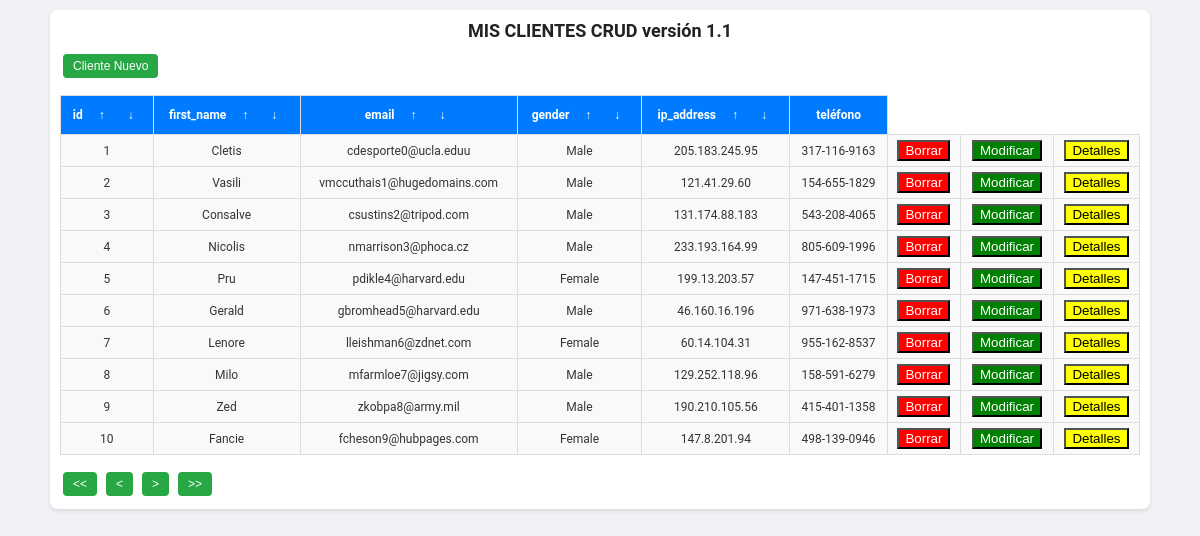
/index.php (signed in), run on the app's committed database.
### tables this page shows
CREATE TABLE `clientes` (
  `id` int(8) NOT NULL,
  `first_name` varchar(50) DEFAULT NULL,
  `last_name` varchar(50) DEFAULT NULL,
  `email` varchar(50) DEFAULT NULL,
  `gender` varchar(50) DEFAULT NULL,
  `ip_address` varchar(20) DEFAULT NULL,
  `telefono` varchar(50) DEFAULT NULL
);

### app/models/AccesoDatosPDO.php (called while the page is built, shortened)
<?php
class AccesoDatos {
    private static $modelo = null;
    private $dbh = null;
    public static function getModelo() {
        if (self::$modelo == null) {
            self::$modelo = new AccesoDatos();
        }
        return self::$modelo;
    }
    private function __construct() {
        try {
            $dsn = "mysql:host=" . DB_SERVER . ";dbname=" . DATABASE . ";charset=utf8";
            $this->dbh = new PDO($dsn, DB_USER, DB_PASSWD);
            $this->dbh->setAttribute(PDO::ATTR_ERRMODE, PDO::ERRMODE_EXCEPTION);
        } catch (PDOException $e) {
            echo "Error de conexión " . $e->getMessage();
            exit();
        }
    }
    public function getClientes($primero, $cuantos): array {
        $tuser = [];
        $stmt_usuarios  = $this->dbh->prepare("select * from Clientes " . $_SESSION['ordenacion'] . "limit $primero,$cuantos");
        $stmt_usuarios->setFetchMode(PDO::FETCH_CLASS, 'Cliente');
        if ($stmt_usuarios->execute()) {
            while ($user = $stmt_usuarios->fetch()) {
                $tuser[] = $user;
            }
        }
        return $tuser;
    }
    public function getUserById($id) {
        $user = false;
        try {
            $stmt = $this->dbh->prepare("SELECT * FROM User WHERE id = :id");
            $stmt->bindParam(':id', $id);
            if ($stmt->execute()) {
                $result = $stmt->fetch(PDO::FETCH_ASSOC);
                if ($result) {
                    $user = $result;
                }
            }
        } catch (PDOException $e) {
            echo "Error: " . $e->getMessage();
        }
        return $user;
    }
}

### app/models/Cliente.php (called while the page is built, shortened)
<?php
class Cliente {
    function __get($name) {
        if (property_exists($this, $name)) {
            return $this->$name;
        }
    }
}

### app/views/list.php (the view)
<form>
    <button type="submit" name="orden" value="Nuevo"> Cliente Nuevo </button><br>
</form>
<br>
<div class="table-container">
<table>
    <tr>
        <th style="text-align: center;">id
            <form style="display: inline;">
                <button type="submit" name="ordenacion" value="id-Asc" style="border: none; background: none; cursor: pointer;">↑</button>
                <button type="submit" name="ordenacion" value="id-Desc" style="border: none; background: none; cursor: pointer;">↓</button>
            </form>
        </th>
        <th style="text-align: center;">first_name
            <form style="display: inline;">
                <button type="submit" name="ordenacion" value="fname-Asc" style="border: none; background: none; cursor: pointer;">↑</button>
                <button type="submit" name="ordenacion" value="fname-Desc" style="border: none; background: none; cursor: pointer;">↓</button>
            </form>
        </th>
        <th style="text-align: center;">email
            <form style="display: inline;">
                <button type="submit" name="ordenacion" value="email-Asc" style="border: none; background: none; cursor: pointer;">↑</button>
                <button type="submit" name="ordenacion" value="email-Desc" style="border: none; background: none; cursor: pointer;">↓</button>
            </form>
        </th>
        <th style="text-align: center;">gender
            <form style="display: inline;">
                <button type="submit" name="ordenacion" value="gen-Asc" style="border: none; background: none; cursor: pointer;">↑</button>
                <button type="submit" name="ordenacion" value="gen-Desc" style="border: none; background: none; cursor: pointer;">↓</button>
            </form>
        </th>
        <th style="text-align: center;">ip_address
            <form style="display: inline;">
                <button type="submit" name="ordenacion" value="ip-Asc" style="border: none; background: none; cursor: pointer;">↑</button>
                <button type="submit" name="ordenacion" value="ip-Desc" style="border: none; background: none; cursor: pointer;">↓</button>
            </form>
        </th>
        <th style="text-align: center;">teléfono</th>
    </tr>
    <?php foreach ($tvalores as $valor) : ?>
        <tr>
            <td><?= $valor->id ?> </td>
            <td><?= $valor->first_name ?> </td>
            <td><?= $valor->email ?> </td>
            <td><?= $valor->gender ?> </td>
            <td><?= $valor->ip_address ?> </td>
            <td><?= $valor->telefono ?> </td>
            <td><a href="#" onclick="confirmarBorrar('<?= $valor->first_name ?>',<?= $valor->id ?>);"><button type="button" style="background-color: red; color: white;">Borrar</button></a></td>
            <td><a href="?orden=Modificar&id=<?= $valor->id ?>"><button type="button" style="background-color: green; color: white;">Modificar</button></a></td>
            <td><a href="?orden=Detalles&id=<?= $valor->id ?>"><button type="button" style="background-color: yellow; color: black;">Detalles</button></a></td>
        <tr>
        <?php endforeach ?>
</table>
</div>
<form>
    <br>
    <button type="submit" name="nav" value="Primero">
        << </button>
            <button type="submit" name="nav" value="Anterior">
                < </button>
                    <button type="submit" name="nav" value="Siguiente"> > </button>
                    <button type="submit" name="nav" value="Ultimo"> >> </button>
</form>

### index.php (shortened to what this page needs)
<?php
require_once 'app/models/Cliente.php';
require_once 'app/models/AccesoDatosPDO.php';
$midb = AccesoDatos::getModelo();
$user = $midb->getUserById($_SESSION['user_id']);
$rol = $user['rol'];
if (ob_get_length() == 0) {
    if ($rol == 1) {
        $posini = $_SESSION['posini'];
        $tvalores = $midb->getClientes($posini, FPAG);
        require_once "app/views/list.php";
    } elseif ($rol == 0) {
        $posini = $_SESSION['posini'];
        $tvalores = $midb->getClientes($posini, FPAG);
        require_once "app/views/accesorRol0.php";
    }
}
$contenido = ob_get_clean();
require_once "app/views/principal.php";

### app/views/principal.php (shortened to what this page needs)
<!DOCTYPE html>
<html>
<head>
    <link href="web/css/default.css" rel="stylesheet" type="text/css" />
</head>
<body>
    <div id="container" style="width: auto;">
        <div id="header">
                <h1>MIS CLIENTES CRUD versión 1.1</h1>
        </div>
        <div id="content">
            <?= $contenido ?>
        </div>
    </div>
</body>
</html>

### web/css/default.css (style rules this page uses)
body { font-family: 'Roboto', sans-serif; margin: 0; padding: 0; background-color: #f0f2f5; color: #333; font-size: 12px; }
#container { max-width: 90%; margin: 10px auto; padding: 10px; background: #ffffff; border-radius: 8px; box-shadow: 0 2px 4px rgba(0, 0, 0, 0.1); overflow-x: auto; }
#header { text-align: center; margin-bottom: 10px; }
#header h1 { font-size: 18px; margin: 0; color: #222; }
.table-container { width: 100%; overflow-x: auto; }
table { width: 100%; border-collapse: collapse; font-size: 12px; }
th, td { border: 1px solid #ddd; padding: 5px; text-align: center; }
th { background-color: #007BFF; color: white; font-weight: bold; font-size: 12px; padding: 6px; }
tr:nth-child(even) { background-color: #f9f9f9; }
th form { display: flex; flex-direction: column; align-items: center; margin: 1px 0; }
th button { background: linear-gradient(135deg, #007bff, #0056b3); border: none; border-radius: 4px; padding: 3px; font-size: 10px; font-weight: bold; color: white; cursor: pointer; transition: background 0.3s, transform 0.2s; margin: 1px 0; width: 20px; height: 20px; line-height: 10px; }
form button { background-color: #28a745; border: none; border-radius: 4px; padding: 5px 10px; font-size: 12px; color: white; cursor: pointer; transition: background 0.3s; margin: 3px; }

### data on the page
clientes: id "1", first_name "Cletis", email "cdesporte0@ucla.eduu", gender "Male", ip_address "205.183.245.95", telefono "317-116-9163"
clientes: id "2", first_name "Vasili", email "vmccuthais1@hugedomains.com", gender "Male", ip_address "121.41.29.60", telefono "154-655-1829"
clientes: id "3", first_name "Consalve", email "csustins2@tripod.com", gender "Male", ip_address "131.174.88.183", telefono "543-208-4065"
clientes: id "4", first_name "Nicolis", email "nmarrison3@phoca.cz", gender "Male", ip_address "233.193.164.99", telefono "805-609-1996"
clientes: id "5", first_name "Pru", email "pdikle4@harvard.edu", gender "Female", ip_address "199.13.203.57", telefono "147-451-1715"
clientes: id "6", first_name "Gerald", email "gbromhead5@harvard.edu", gender "Male", ip_address "46.160.16.196", telefono "971-638-1973"
clientes: id "7", first_name "Lenore", email "lleishman6@zdnet.com", gender "Female", ip_address "60.14.104.31", telefono "955-162-8537"
clientes: id "8", first_name "Milo", email "mfarmloe7@jigsy.com", gender "Male", ip_address "129.252.118.96", telefono "158-591-6279"
clientes: id "9", first_name "Zed", email "zkobpa8@army.mil", gender "Male", ip_address "190.210.105.56", telefono "415-401-1358"
clientes: id "10", first_name "Fancie", email "fcheson9@hubpages.com", gender "Female", ip_address "147.8.201.94", telefono "498-139-0946"
